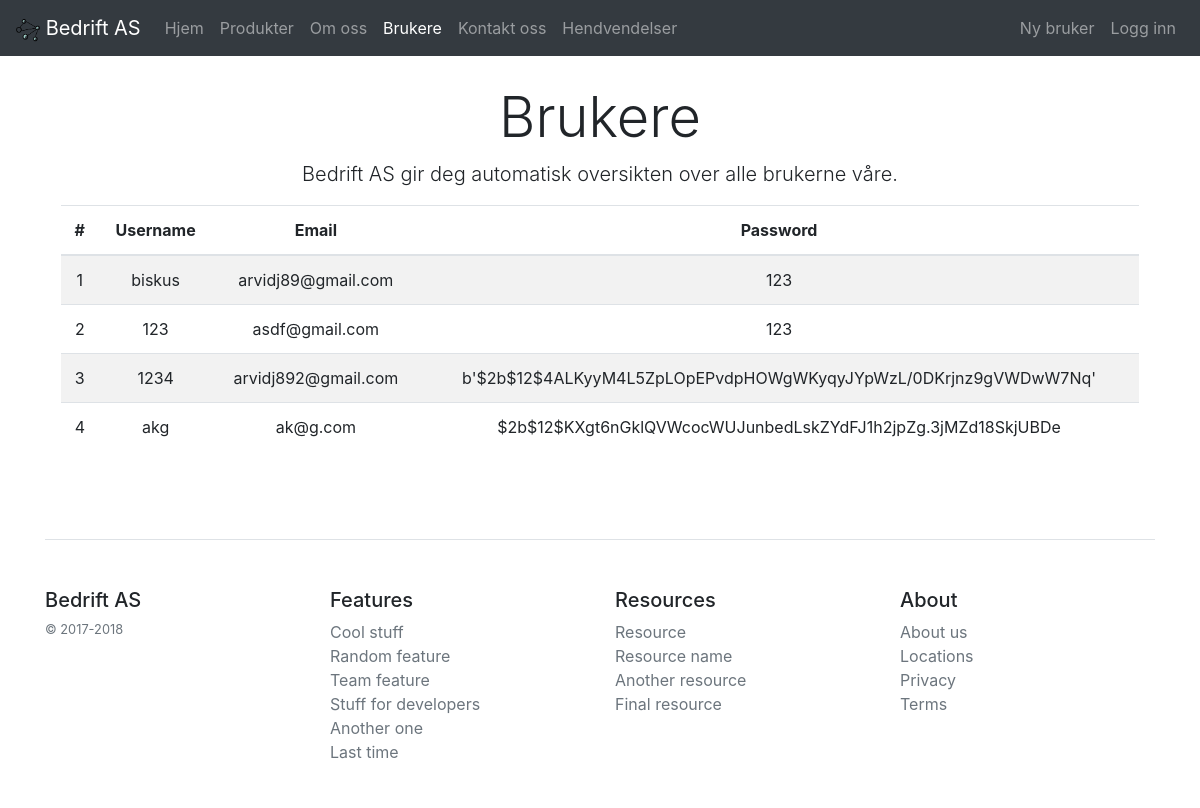
The app's page /users, older data.
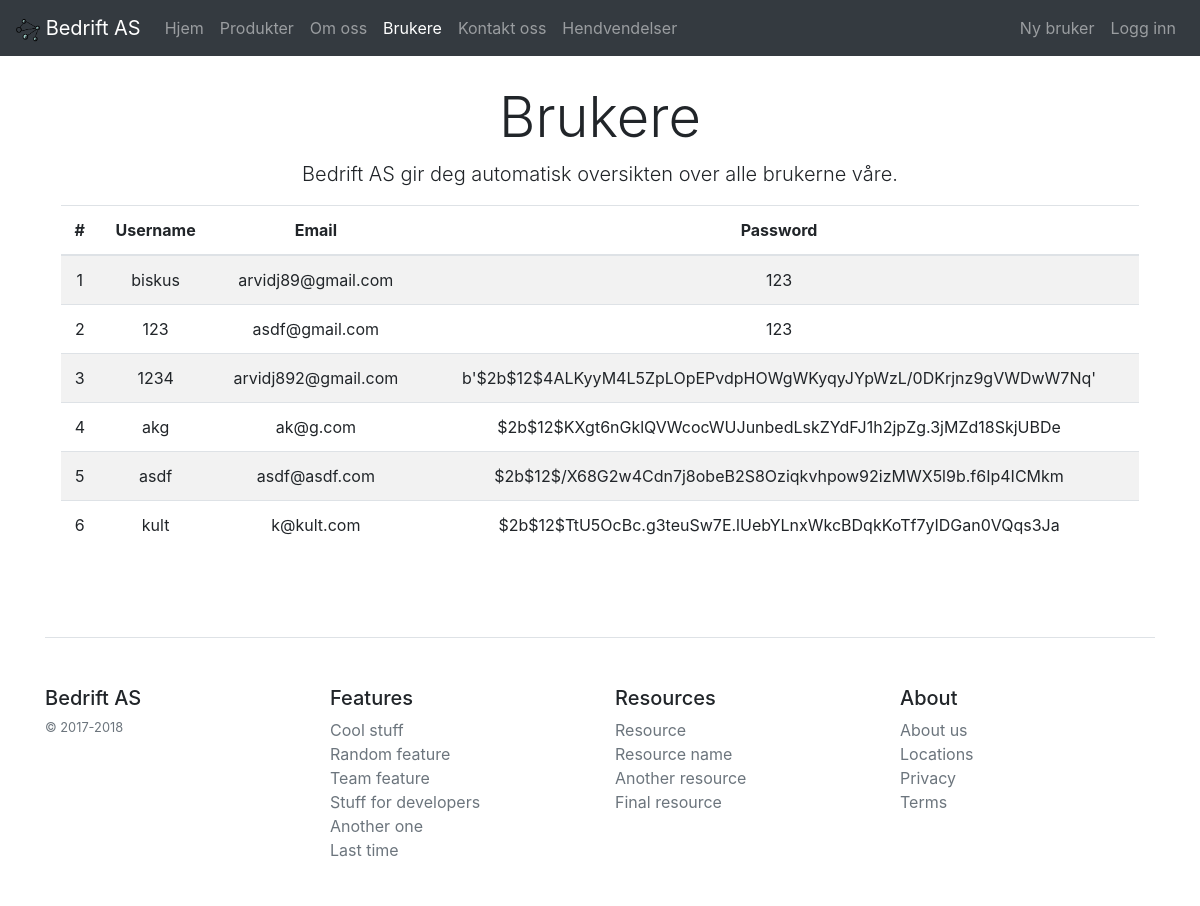
The same page, newer data.
### flaskserver.py (models this page shows, shortened)
class User(db.Model, UserMixin):
    id = db.Column(db.Integer, primary_key=True)
    username = db.Column(db.String(20), unique=True, nullable=False)
    email  = db.Column(db.String(120), unique=True, nullable=False)
    image_file = db.Column(db.String(20), nullable=False, default='default.jpg')
    password = db.Column(db.String(60), nullable=False)
    posts = db.relationship('Post',
        backref="author",
        lazy=True)

### flaskserver.py (the view)
@app.route("/users")
def users():
    info['current_tab'] = 'users'
    return render_template('users.html',info=info, users=User.query.all())

### templates/users.html
{% extends "base.html" %}
{% block content %}
<div class="pricing-header px-3 py-3 pt-md-5 pb-md-4 mx-auto text-center">
	<h1 class="display-4">Brukere</h1>
	<p class="lead">{{info.company_name}} gir deg automatisk oversikten over alle brukerne våre.</p>
	<table class="table table-striped">
	  <thead>
	    <tr>
	      <th scope="col">#</th>
	      <th scope="col">Username</th>
	      <th scope="col">Email</th>
	      <th scope="col">Password</th>
	    </tr>
	  </thead>
	  <tbody>
		{% for u in users %}
			<tr>
				<td>
					{{u.id}}
				</td>
				<td>
					{{u.username}}
				</td>
				<td>
					{{u.email}}
				</td>
				<td>
					{{u.password}}
				</td>
			</tr>
		{% endfor %}
	  </tbody>
	</table>
</div>
{% endblock content %}

Row changes from the older to the newer data that the page shows:
added User: id "5", username "asdf", email "asdf@asdf.com", password "$2b$12$/X68G2w4Cdn7j8obeB2S8Oziqkvhpow92izMWX5l9b.f6Ip4ICMkm"
added User: id "6", username "kult", email "k@kult.com", password "$2b$12$TtU5OcBc.g3teuSw7E.lUebYLnxWkcBDqkKoTf7yIDGan0VQqs3Ja"
